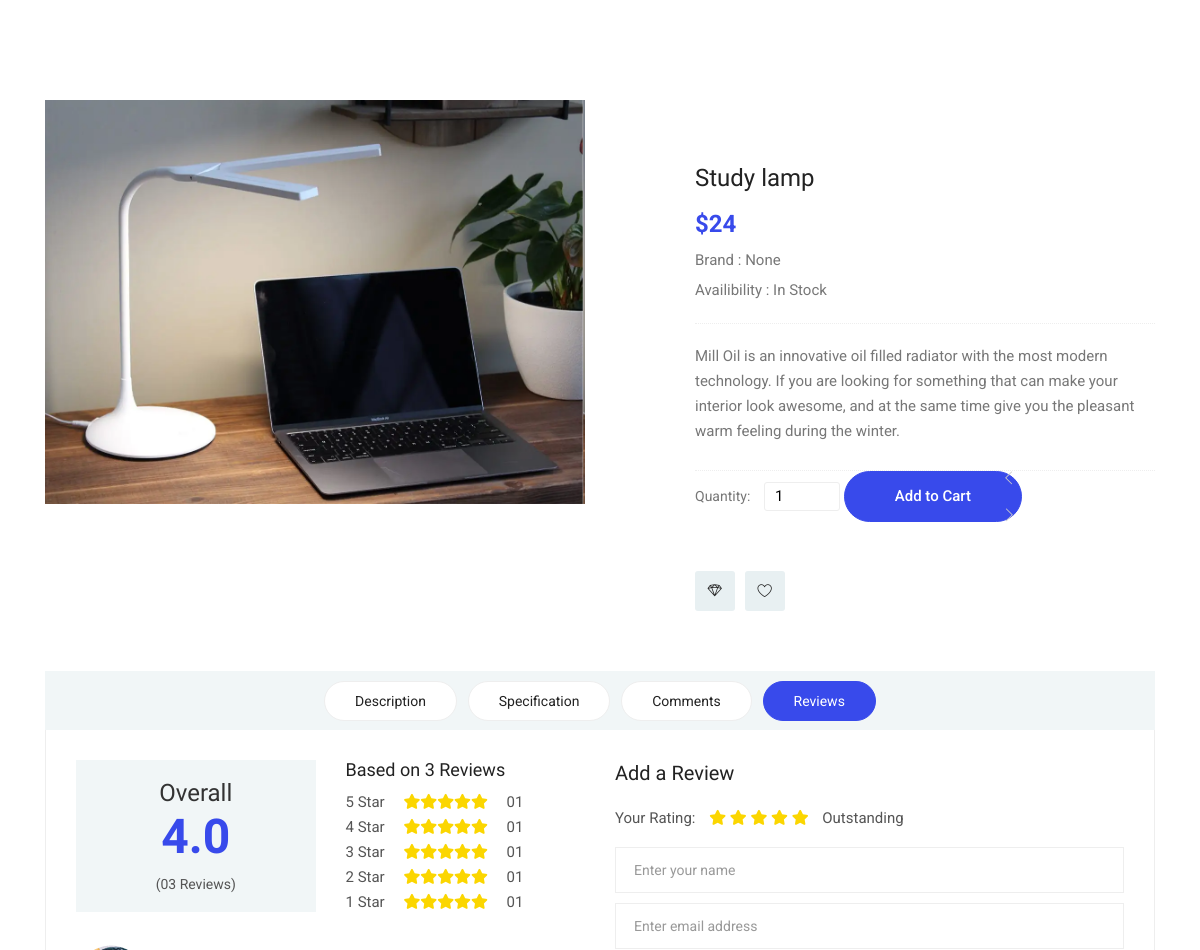
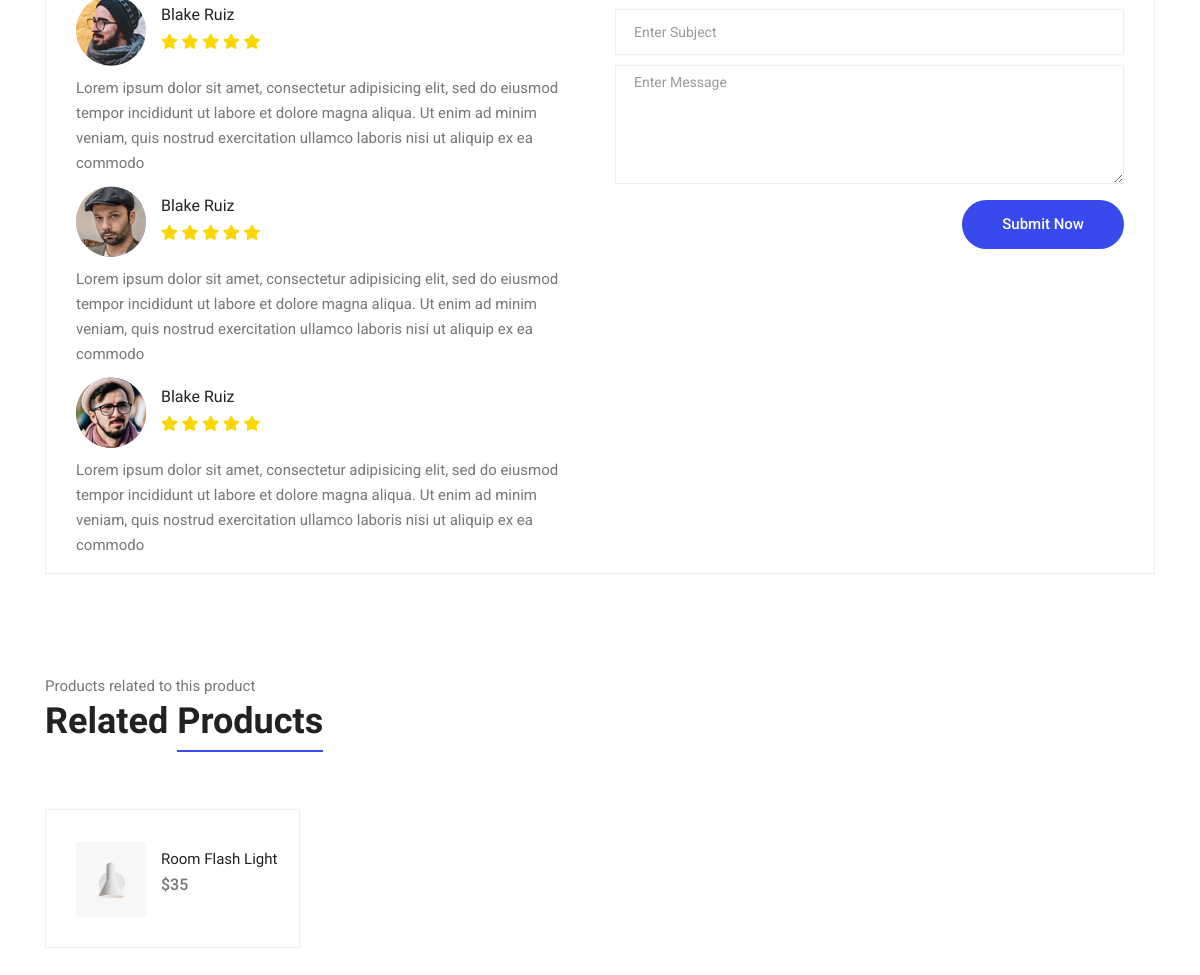
The app's page /shop/study-lamp, older data (2 pictures, top to bottom).
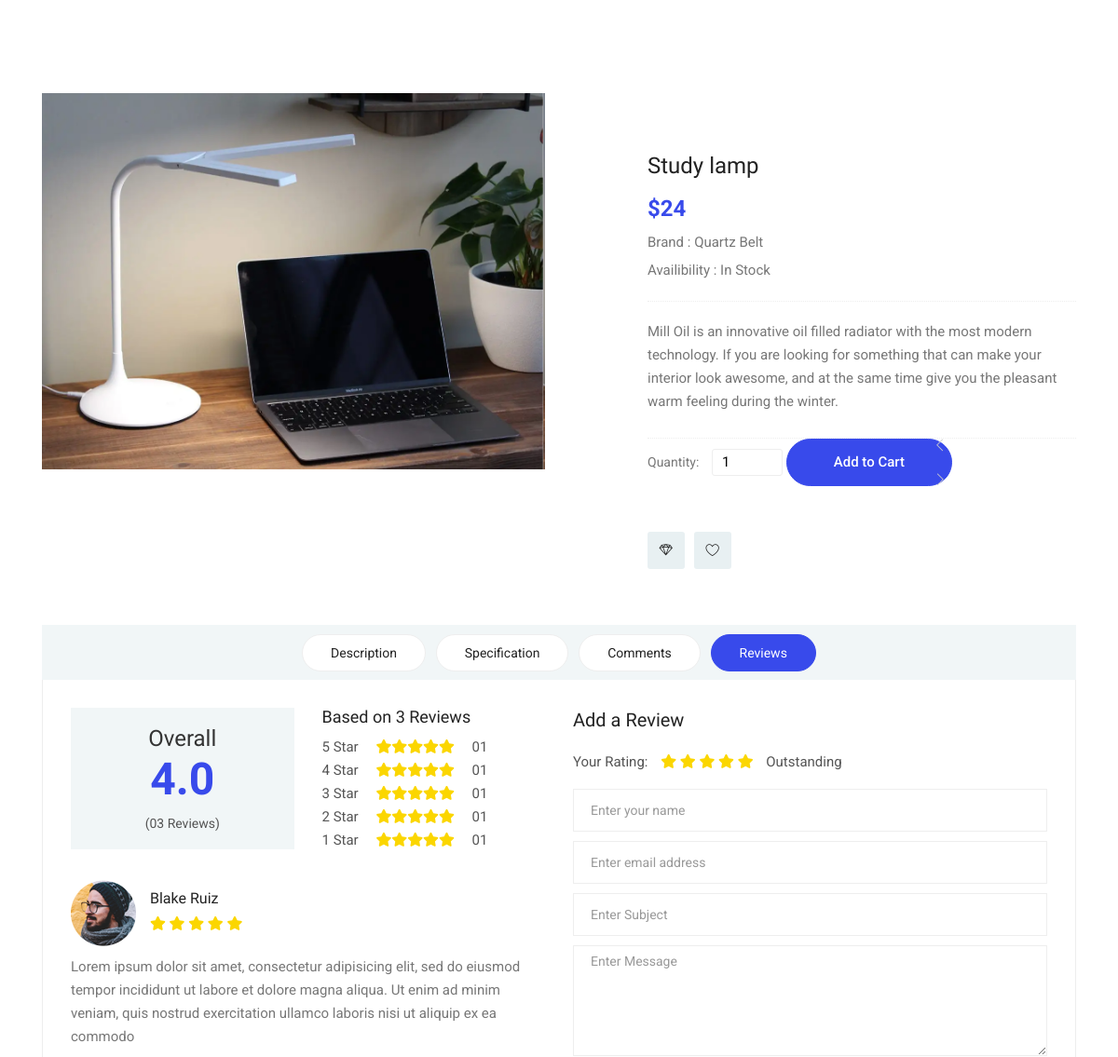
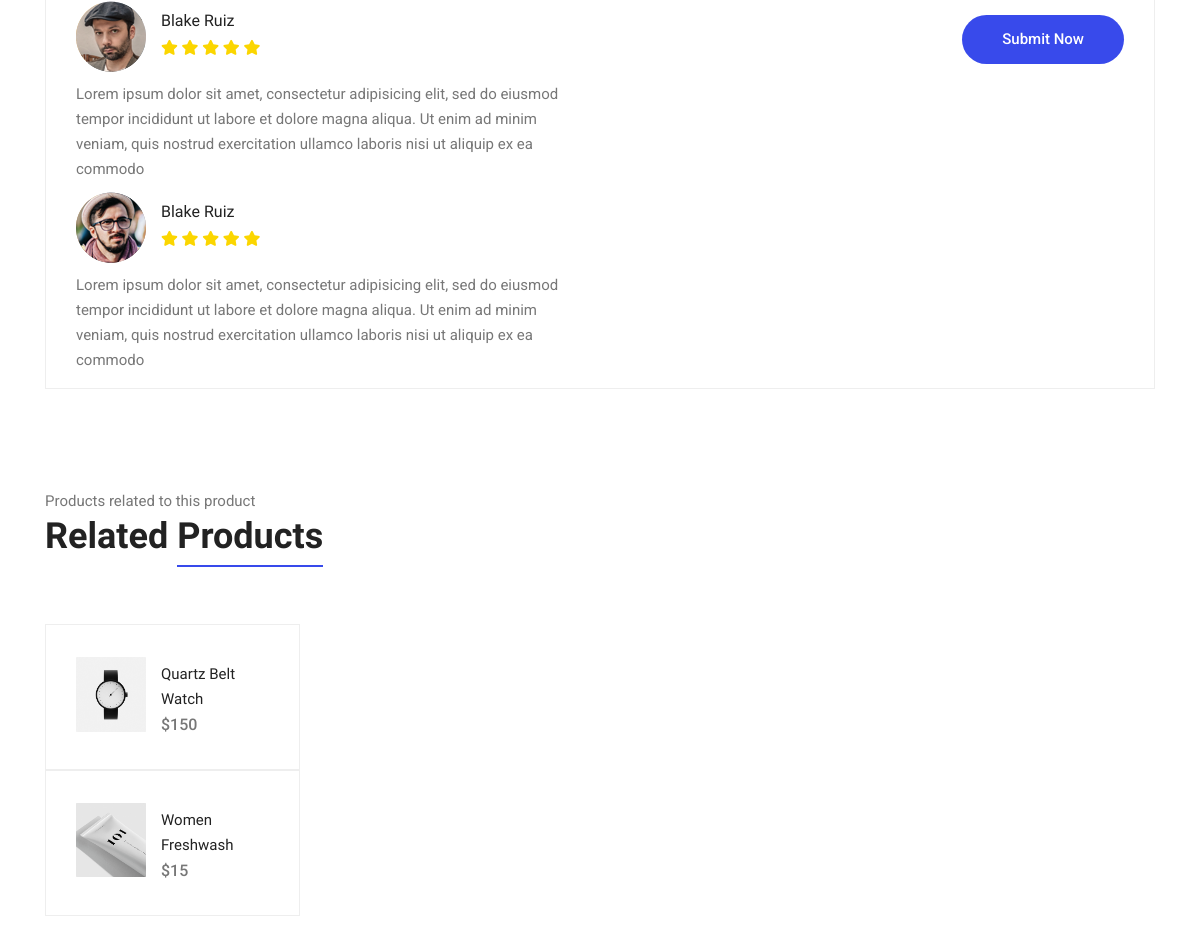
The same page, newer data (2 pictures, top to bottom).
### shop/models.py (models this page shows, shortened)
class Product(models.Model):
    COLOR_CHOICES = (
        ('B', 'Black'),
        ('Y', 'Yellow'),
        ('W', 'White'),
        ('A', 'Aqua'),
        ('G', 'Green'),
        ('BL', 'Blue')
    )
    title = models.CharField(max_length=25)
    brand = models.ForeignKey(ProductBrand, on_delete=models.CASCADE, null=True, blank=True)
    color = models.CharField(max_length=10, choices=COLOR_CHOICES)
    image = models.ImageField(upload_to='images', null=True, blank=True)
    price = models.IntegerField()
    description = models.TextField(db_index=True)
    create_date = models.DateField(null=True)
    slug = models.SlugField(default="", null=False, db_index=True, blank=True, max_length=200, unique=True,
                            verbose_name='slug title')
    category = models.ManyToManyField(ProductCategory)
    is_active = models.BooleanField(default=False, verbose_name='active')
    class Meta:
        verbose_name = 'product'
        verbose_name_plural = 'products'

class ProductBrand(models.Model):
    title = models.CharField(max_length=20)
    url_title = models.CharField(max_length=20, verbose_name='url title')
    is_active = models.BooleanField(verbose_name='active')
    def __str__(self):
        return self.title
    class Meta:
        verbose_name = 'brand'
        verbose_name_plural = 'brands'

### shop/views.py (the view)
# urls.py: path('<slug:slug>', views.product_detail.as_view(), name='product-detail'),
class product_detail(DetailView):
    model = Product
    template_name = 'shop/product_detail.html'
    def get_context_data(self, **kwargs):
        context = super(product_detail, self).get_context_data(**kwargs)
        current_product = self.object
        context['related_products'] = group_list(
            list(Product.objects.filter(brand_id=current_product.brand_id).exclude(pk=current_product.id).all()[:12]), 3)
        context['comment_form'] = CommentForm
        return context

### utils/convertors.py (called while the page is built)
def group_list(custom_list, size=4):
    grouped_list = []
    for i in range(0, len(custom_list), size):
        grouped_list.append(custom_list[i:i + size])
    return grouped_list

### shop/templates/shop/product_detail.html (shortened to what the changed rows need)
{% extends 'base.html' %}
{% load thumbnail %}
{% load render_partial %}
{% block content %}
	<div class="product_image_area">
		<div class="container">
			<div class="row s_product_inner">
				<div class="col-lg-5 offset-lg-1">
					<div class="s_product_text">
						<h3>{{ product.title }}</h3>
						<h2>${{ product.price }}</h2>
						<ul class="list">
                            <li><a class="active" href="#">Brand : {{ product.brand }}</a></li>
							<li><a href="#">Availibility : In Stock</a></li>
						</ul>
						<p>Mill Oil is an innovative oil filled radiator with the most modern technology. If you are looking for
							something that can make your interior look awesome, and at the same time give you the pleasant warm feeling
							during the winter.</p>
						<div class="product_count">
              <label for="qty">Quantity:</label>
              <button onclick="var result = document.getElementById('sst'); var sst = result.value; if( !isNaN( sst )) result.value++;return false;"
							 class="increase items-count" type="button"><i class="ti-angle-left"></i></button>
							<input type="text" name="qty" id="sst" size="2" maxlength="12" value="1" title="Quantity:" class="input-text qty">
							<button onclick="var result = document.getElementById('sst'); var sst = result.value; if( !isNaN( sst ) &amp;&amp; sst > 0 ) result.value--;return false;"
               class="reduced items-count" type="button"><i class="ti-angle-right"></i></button>
							<a class="button primary-btn" href="#">Add to Cart</a>
						</div>
						<div class="card_area d-flex align-items-center">
							<a class="icon_btn" href="#"><i class="lnr lnr lnr-diamond"></i></a>
							<a class="icon_btn" href="#"><i class="lnr lnr lnr-heart"></i></a>
						</div>
					</div>
				</div>
			</div>
		</div>
	</div>
    {% if related_products %}
	<section class="related-product-area section-margin--small mt-0">
		<div class="container">
			<div class="section-intro pb-60px">
        <h2>Related <span class="section-intro__style">Products</span></h2>
      </div>
			<div class="row mt-30">
            {% for group in related_products %}
        <div class="col-sm-6 col-xl-3 mb-4 mb-xl-0">
                {% for product in group %}
          <div class="single-search-product-wrapper">
            <div class="single-search-product d-flex">
              <a href="#"><img src="{{ product.image.url }}" alt=""></a>
              <div class="desc">
                  <a href="#" class="title">{{ product.title }}</a>
                  <div class="price">${{ product.price }}</div>
              </div>
            </div>
          </div>
        {% endfor %}
        </div>
            {% endfor %}
      </div>
		</div>
	</section>
    {% endif %}
{% endblock content %}

Row changes from the older to the newer data that the page shows:
no longer on this page (row unchanged): Product: image (picture), title "Room Flash Light", price "35"
changed Product "Study lamp": brand "None" → "Quartz Belt"
now on this page (row unchanged): Product: image (picture), title "Quartz Belt Watch", price "150"
added Product: image (picture), title "Women Freshwash", price "15"
